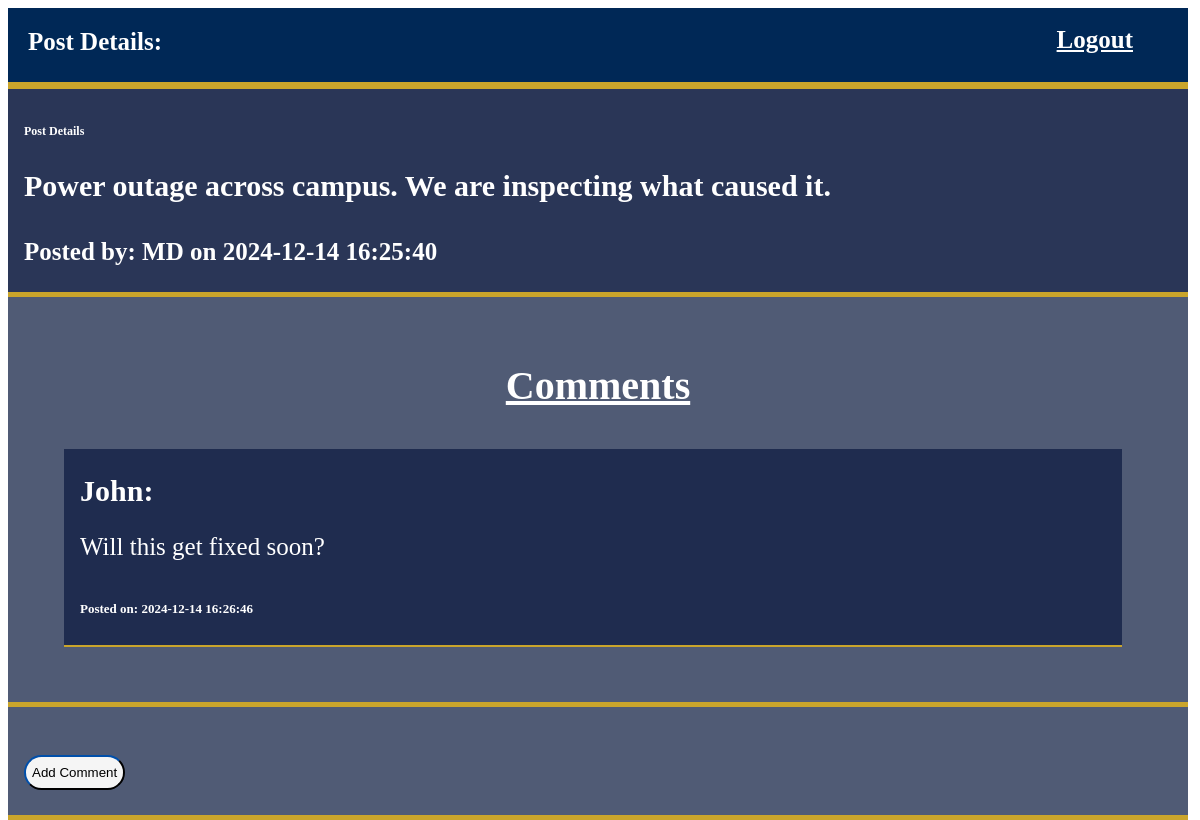
/post/1, run on the app's committed database.
### app.py (models this page shows)
class Posts(db.Model):
    post_id = db.Column(db.Integer, primary_key=True)
    post_comment = db.Column(db.String(10000), nullable = False)
    post_time_date = db.Column(db.DateTime, nullable = False)
    user_id = db.Column(db.Integer, db.ForeignKey('user.id'), nullable = False)
    post_upvotes = db.Column(db.Integer, default = 0)
    post_downvotes = db.Column(db.Integer, default = 0)
    topic_id = db.Column(db.Integer, db.ForeignKey('topics.topic_id'), nullable = False)
    comments = db.relationship('Comments', backref='post', lazy=True)

class User(db.Model):
    id = db.Column(db.Integer, primary_key=True)
    username = db.Column(db.String(80), unique=True, nullable=False)
    password_hash = db.Column(db.String(200), nullable=False)

class Comments(db.Model):
    comment_id = db.Column(db.Integer, primary_key=True)
    comment = db.Column(db.String(10000), nullable = False)
    post_id = db.Column(db.Integer, db.ForeignKey('posts.post_id'), nullable = False)
    comment_time_date = db.Column(db.DateTime, nullable = False)
    user_id = db.Column(db.Integer, db.ForeignKey('user.id'), nullable = False)
    comment_upvotes = db.Column(db.Integer, default = 0)
    comment_downvotes = db.Column(db.Integer, default = 0)

### app.py (the view)
@app.route('/post/<int:post_id>')
def post_comments(post_id):
    post = Posts.query.get(post_id)
    if not post:
        return "Post not found", 404
    post_user = User.query.get(post.user_id)
    comments = db.session.query(Comments, User).join(User, Comments.user_id == User.id).filter(Comments.post_id == post_id).all()
    return render_template('post_comments.html', post=post, post_user=post_user, comments=comments)

### templates/post_comments.html (shortened to what this page needs)
<!doctype html>
<html>
    <head>
        <link rel="stylesheet" href="/static/styles.css" />
    </head>
    <body style="background-color: white">
        <div class="navBar">
            <span class="welcome">Post Details:<br></span>
            <nav>
                <a class="logout" href="{{ url_for('logout') }}">Logout</a>
            </nav>
        </div>
        <div class="topic_desc">
            <h2>Post Details</h2>
            <p>{{ post.post_comment }}</p>
            <small>Posted by: {{ post_user.username }} on {{ post.post_time_date }}</small>
        </div>
        <div class="posts_list">
            <h3>Comments</h3>
            <ul>
                {% for comment, user in comments %}
                <li class="post">
                    <strong>{{ user.username }}:</strong>
                    <p>{{ comment.comment }}</p>
                    <small>Posted on: {{ comment.comment_time_date }}</small>
                </li>
                {% else %}
                <li>No comments have been made on this post yet!</li>
                {% endfor %}
            </ul>
        </div>
        <div class="posts_list">
            <a href="{{ url_for('add_comment', post_id=post.post_id) }}">
                <button>Add Comment</button>
            </a>
        </div>
    </body>
</html>

### static/styles.css (style rules this page uses)
html { height: 100%; width: 100%; }
body { height: 100%; width: 100%; background-color: #002856; align-items: center; font-family: Calibri; font-weight: 600; }
button { height: 35px; border-radius: 22px; border-color: #002856; background-color: whitesmoke; margin-top: 2%; }
h2 { font-size: 12px; }
h3 { position: relative; text-align: center; font-size: 40px; text-decoration: underline; }
.navBar { display: flex; position: relative; justify-content: space-between; padding: 10px 20px; background-color: #002856; border-bottom: 7px solid #caa52b; overflow: hidden; margin-right: 20px; }
.welcome { font-size: 25px; font-weight: bold; color: white; margin-top: 10px; }
.navBar a.logout { color: white; font-size: 25px; padding: 8px 15px; border: #caa52b; background-color: transparent; transition: 0.3s; margin-bottom: 10px; }
.logout, .logout:visited { color: white; font-size: 20px; float: right; margin-right: 20px; }
.topic_desc { position: relative; padding: 25px 16px; border-bottom: 5px solid #caa52b; background-color: #152347e8; color: white; font-size: 30px; margin-right: 20px; }
.posts_list { position: relative; padding: 25px 16px; border-bottom: 5px solid #caa52b; background-color: #152347be; color: white; font-size: 30px; margin-right: 20px; }
.posts_list ul { list-style-type: none; }
.post { background-color: #152347d2; border-bottom: 2px solid #caa52b; color: white; padding: 25px 16px; margin-right: 50px; }
.post p { font-size: 25px; font-weight: 100; }
.post small { font-size: 13px; }

### data on the page
Posts: post_comment "Power outage across campus. We are inspecting what caused it.", post_time_date "2024-12-14 16:25:40"
User: username "MD"
Comments: username "John", comment "Will this get fixed soon?", comment_time_date "2024-12-14 16:26:46"
